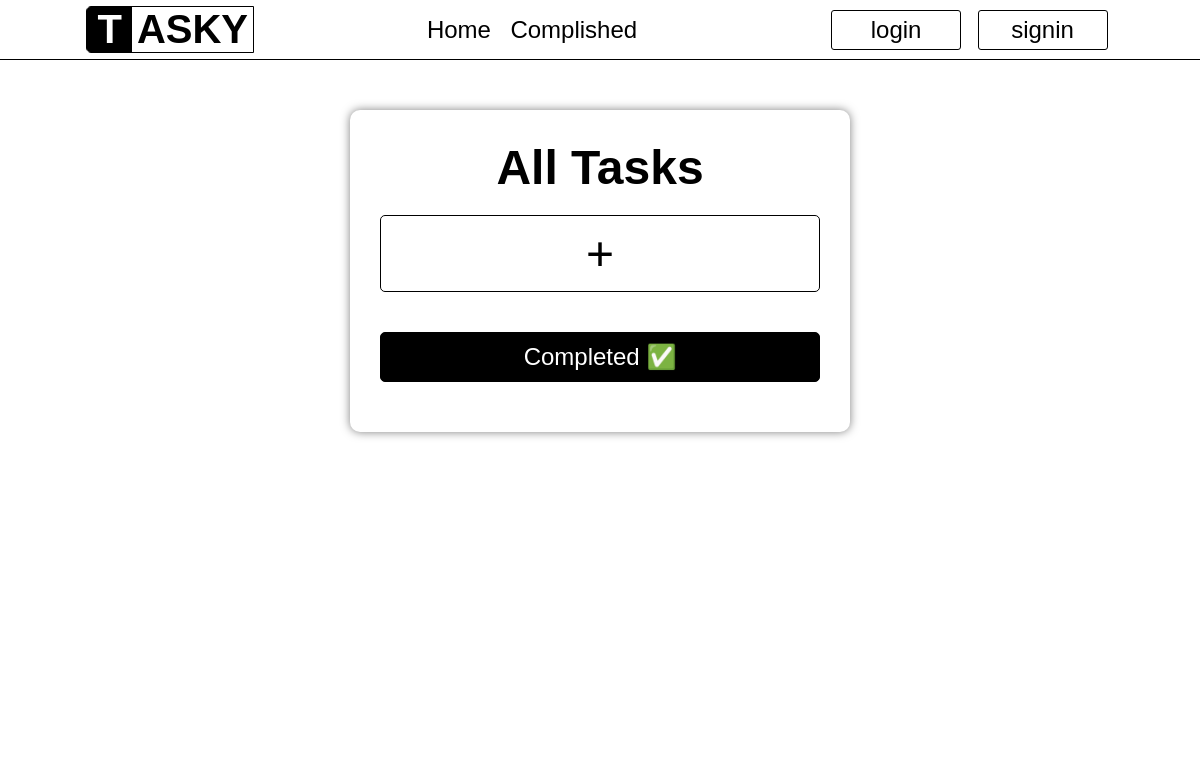
/, run on an earlier commit of the app's database.
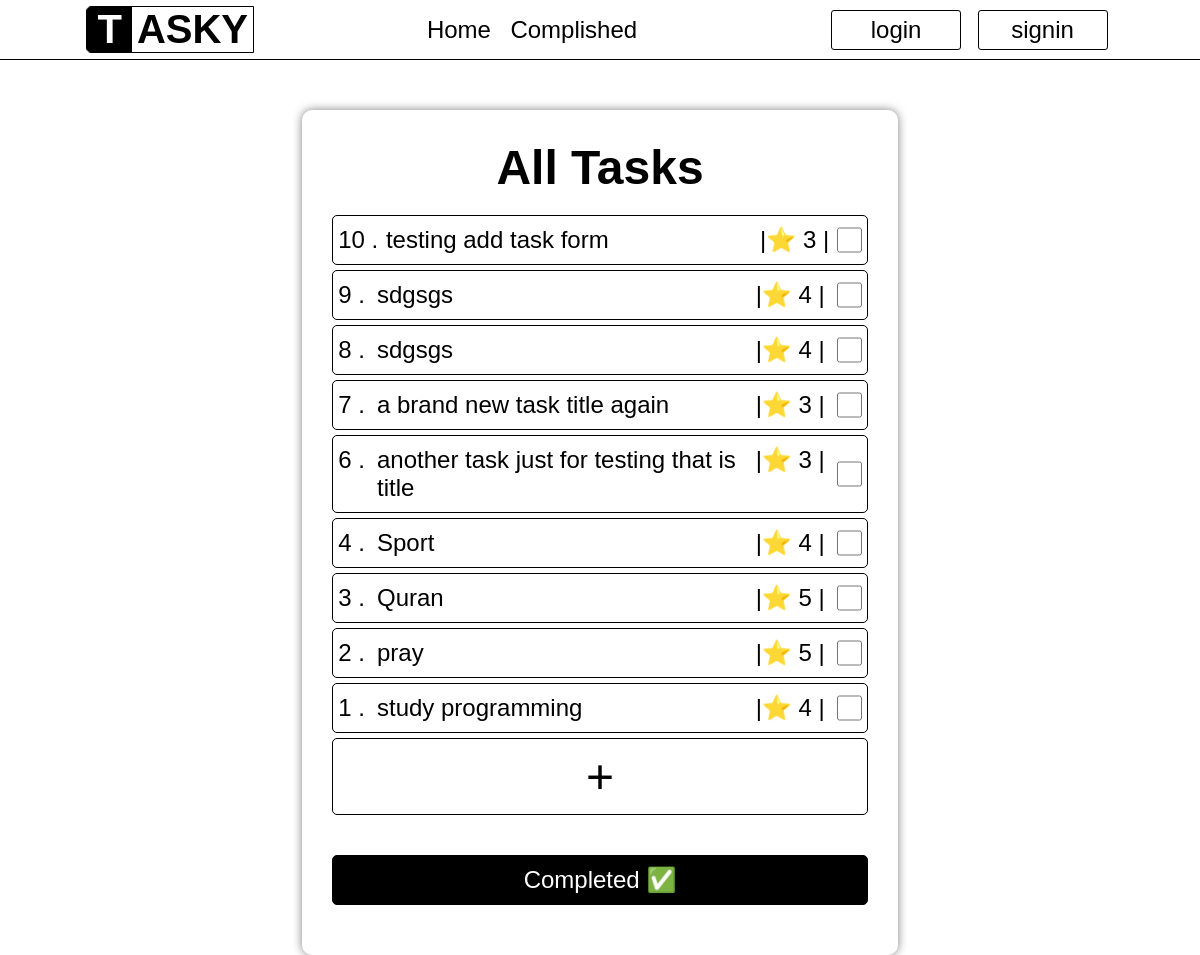
And on a later commit of the database.
### taskyapp/models.py (models this page shows, shortened)
class TaskyModel(models.Model):
    title = models.CharField(max_length=50)
    date = models.DateTimeField(auto_now=True)
    priority = models.IntegerField(validators=[
      MinValueValidator(1),
      MaxValueValidator(5)
    ])
    task = models.TextField(max_length=200)
    complished = models.BooleanField(default=False, editable=False)
    class Meta:
        verbose_name = 'Tasky Model'
        verbose_name_plural = 'Tasky Model'

### taskyapp/views.py (the view)
# urls.py: path('', views.IndexView.as_view(), name='home'),
class IndexView(ListView):
    model = TaskyModel
    template_name = "taskyapp/index.html"
    context_object_name = "data"
    ordering = ['-pk']

### taskyapp/templates/taskyapp/index.html (shortened to what this page needs)
{% extends "base.html" %}
{% load static  %}
{% block page_style %}
<link rel="stylesheet" href="{% static "taskyapp/style.css" %}">
<link rel="stylesheet" href="{% static "taskyapp/nav.css" %}">
{% endblock %}
{% block page_content %}
    {% include 'taskyapp/includes/nav.html' %}
    <div class='major-container' >
        <form action="complished-task/" method='post' >
        <div class='main-container' >
            <h1>all tasks</h1>
            {% for task in data %}
                <div class='task-record' >
                    <p class='task-index-number' >{{ task.pk }} . </p>
                    <p class='task-title' >
                        <a href="{% url "task-details"  task.pk %}">{{ task.title }}</a>
                    </p>
                    <p class='task-stars' > |⭐ {{ task.priority }} | </p>
                    <input  class='task-checkmark' type="checkbox" value={{ task.pk }} name='mark-box' >
                </div>
            {% endfor %}
            <button  class='task-add-button' type='button' > <a href="{% url "add-task" %}">+</a> </button>
            <button  class='task-submit-button' type='submit'  > Completed ✅ </button>
            </form>
        </div>
{% endblock %}

What changed in the data, as far as the page shows it:
added TaskyModel: pk "10", title "testing add task form", priority "3"
added TaskyModel: pk "9", title "sdgsgs", priority "4"
added TaskyModel: pk "8", title "sdgsgs", priority "4"
added TaskyModel: pk "7", title "a brand new task title again", priority "3"
added TaskyModel: pk "6", title "another task just for testing that is title", priority "3"
added TaskyModel: pk "4", title "Sport", priority "4"
added TaskyModel: pk "3", title "Quran", priority "5"
added TaskyModel: pk "2", title "pray", priority "5"
added TaskyModel: pk "1", title "study programming", priority "4"
